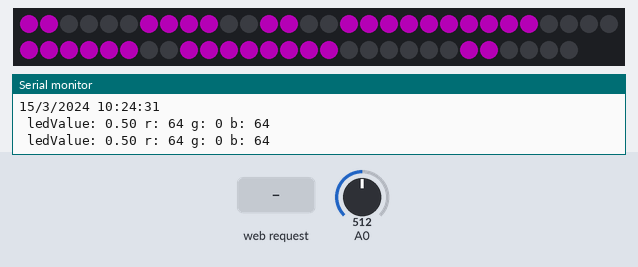
A sketch run on a simulated ESP8266 (NodeMCU). On the bench: 58 RGB LEDs in strip order, left to right, continuing on the next row, the last lines printed to the serial monitor. Inputs (shaded band) come from the test bench; at power-on: A0 = 512. Dim RGB values are drawn brighter than linear; WiFi joins after 1.5 s; servers stay silent unless stated; network time is answered at once with the bench clock; the local clock reads 2024-03-15 10:24:30 at power-on unless the sketch sets it; not simulated (calls return 0 or success): credentials.h.

Above: at 3.2 s.
3.3 s: HTTP request GET /?r=1&g=1&b=1 received
At 4.3 s:
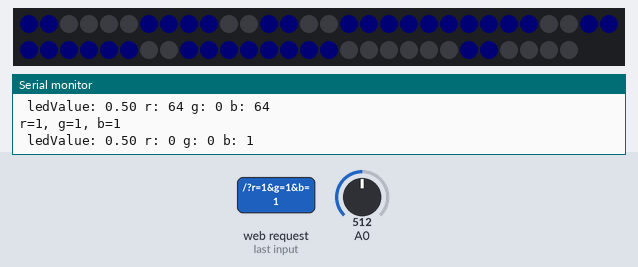
7.3 s: HTTP request GET /?r=120&g=120&b=120 received
At 8.8 s:
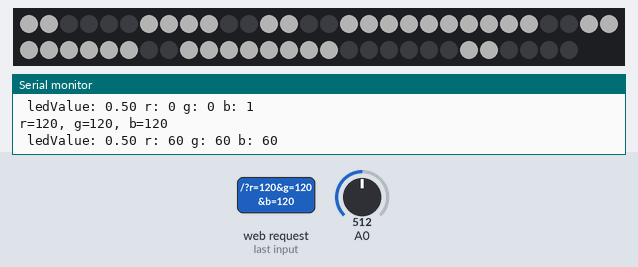
11.3 s: A0 set to 716
14.5 s: A0 set to 900
17.5 s: A0 set to 306
20.5 s: A0 set to 1023
At 21.8 s:
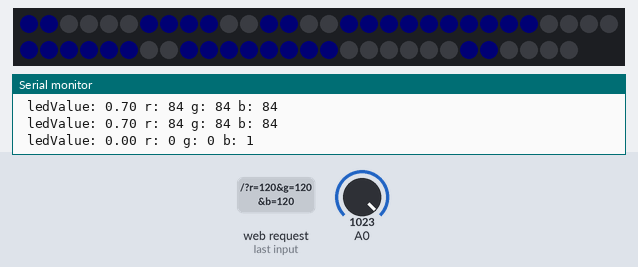
Timing chart, 0 to 23.5 s (numbered marks = the images above; inputs shaded):
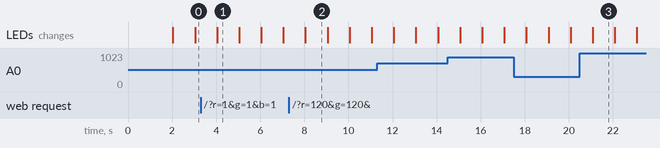

Measured:
- after the input at 3.3 s, the LEDs: change after 0.74 s (image 1)
- after the input at 7.3 s, the LEDs: change after 0.75 s (image 2)
- after the input at 20.5 s, the LEDs: change after 0.58 s (image 3)

The sketch:

clockRTCwods3231.ino
```cpp
#include <NeoPixelBus.h>
#include <ESP8266WiFi.h>
#include <WiFiClient.h>
#include <ESP8266HTTPClient.h>
#include <ESP8266WebServer.h>
#include "credentials.h"
#include <Wire.h>
#include <NTPClient.h>
#include <WiFiUdp.h>

#include <Timezone.h>    // https://github.com/JChristensen/Timezone
// Central European Time (Frankfurt, Paris)
TimeChangeRule CEST = {"CEST", Last, Sun, Mar, 2, 120};     // Central European Summer Time
TimeChangeRule CET = {"CET ", Last, Sun, Oct, 3, 60};       // Central European Standard Time
Timezone CE(CEST, CET);
TimeChangeRule *tcr;

#define NUM_LEDS 58

WiFiUDP ntpUDP;
NTPClient timeClient(ntpUDP);

int tHour = 12;
int tMinute = 34;
int tSecond = 56;

int divisor = 1024;

int DEFAULT_R = 128;
int DEFAULT_G = 0;
int DEFAULT_B = 128;
static int MIN_R = 0;
static int MIN_G = 0;
static int MIN_B = 1;

boolean dot = true;

static const uint8_t D0   = 16;
static const uint8_t D1   = 5;
static const uint8_t D2   = 4;
static const uint8_t D3   = 0;
static const uint8_t D4   = 2;
static const uint8_t D5   = 14;
static const uint8_t D6   = 12;
static const uint8_t D7   = 13;
static const uint8_t D8   = 15;
static const uint8_t D9   = 3;
static const uint8_t D10  = 1;

const uint8_t PixelPin = 3;  // make sure to set this to the correct pin, ignored for Esp8266(set to 3 by default for DMA)
NeoPixelBus<NeoGrbFeature, Neo800KbpsMethod> ledstrip(NUM_LEDS, D4);

const int led = LED_BUILTIN;
int digits[10][7] = {
  {1, 1, 1, 0, 1, 1, 1}, //0
  {1, 0, 0, 0, 1, 0, 0}, //1
  {0, 1, 1, 1, 1, 1, 0}, //2
  {1, 1, 0, 1, 1, 1, 0}, //3
  {1, 0, 0, 1, 1, 0, 1}, //4
  {1, 1, 0, 1, 0, 1, 1}, //5
  {1, 1, 1, 1, 0, 1, 1}, //6
  {1, 0, 0, 0, 1, 1, 0}, //7
  {1, 1, 1, 1, 1, 1, 1}, //8
  {1, 1, 0, 1, 1, 1, 1}, //9
};
int off[7] = {0, 0, 0, 0, 0, 0, 0}; //off

RgbColor pixel = RgbColor((uint8_t)4, (uint8_t)0, (uint8_t)4);
RgbColor pixelOff(0, 0, 0);

ESP8266WebServer server(80);

void setup() {
  Serial.begin(115200);
  pinMode(led, OUTPUT); // Initialize the LED_BUILTIN pin as an output
  digitalWrite(led, LOW);
  Serial.begin(115200);
  connectWifi();
  getInternetTime();
  delay(500);
  ledstrip.Begin();//Begin output
  ledstrip.Show();//Clear the strip for use
  digitalWrite(led, HIGH);
  server.on("/", handleRoot);
  server.on("/t", handleGetTime);
  server.begin();
  timeClient.begin();
}

void loop() {
  server.handleClient();
  int light = analogRead(A0);
  float ledValue = 1 - ((float)light) / ((float)1024);

  Serial.print(" ledValue: ");
  Serial.print(ledValue);

  int rl = DEFAULT_R * ledValue;
  int gl = DEFAULT_G * ledValue;
  int bl = DEFAULT_B * ledValue;
  if (rl < 5) rl = MIN_R;
  if (gl < 5) gl = MIN_G;
  if (bl < 5) bl = MIN_B;

  Serial.print(" r: ");
  Serial.print(rl);
  Serial.print(" g: ");
  Serial.print(gl);
  Serial.print(" b: ");
  Serial.println(bl);

  pixel = RgbColor(rl, gl, bl);

  tSecond++;
  if (tSecond == 60) {
    tSecond = 0;
    tMinute++;
  }
  if (tMinute == 60) {
    tMinute = 0;
    tHour++;
  }
  if (tHour == 24) {
    tHour = 0;
    getInternetTime();
  }

  int d0 = tHour / 10;
  int d1 = tHour % 10;
  int d2 = tMinute / 10;
  int d3 = tMinute % 10;

  digitAt(0, digits[d3]);
  digitAt(1, digits[d2]);
  digitAt(2, digits[d1]);
  digitAt(3, d0==0?off:digits[d0]);

  if (dot) {
    ledstrip.SetPixelColor(28, pixel);
    ledstrip.SetPixelColor(29, pixel);
  } else {
    ledstrip.SetPixelColor(28, pixelOff);
    ledstrip.SetPixelColor(29, pixelOff);
  }
  dot = !dot;
  ledstrip.Show();
  delay(1000);
}

void handleGetTime() {
  getInternetTime();
  server.send(200, "text/html", "ok");
}

void handleRoot() {
  String sr = server.arg("r");
  String sg = server.arg("g");
  String sb = server.arg("b");
  String sl = server.arg("l");
  if (sr != "" && sg != "" && sb != "") {
    DEFAULT_R = server.arg("r").toInt();
    DEFAULT_G = server.arg("g").toInt();
    DEFAULT_B = server.arg("b").toInt();
    Serial.print("r=");Serial.print(DEFAULT_R);
    Serial.print(", g=");Serial.print(DEFAULT_G);
    Serial.print(", b=");Serial.println(DEFAULT_B);
  }
  if (sl != "") {
    divisor = sl.toInt();
    Serial.print("l=");Serial.println(divisor);
  }
  String html = "";
  html+="<!DOCTYPE html><html><head>";
  html+="  <link rel='stylesheet' href='https://stackpath.bootstrapcdn.com/bootstrap/4.3.1/css/bootstrap.min.css'>";
  html+="  <script src='https://cdnjs.cloudflare.com/ajax/libs/jscolor/2.0.4/jscolor.min.js'></script>";
  html+="  <style>input{font-size:48px;}</style></head> ";
  html+="<body>";
  html+="<input onchange='update(this.jscolor)' value=\"ffcc00\" class=\"jscolor {width:800, height:600}\">";
  html+="<br>red: <input id='r'>";
  html+="<br>green:  <input id='g'>";
  html+="<br>blue: <input id='b'>";
  html+="<br>brightness divide by: <input id='l' value='4'>";
  html+="<p id='rect' style='border:1px solid gray; width:161px; height:100px;'> ";
  html+="<p> ";
  html+="<input type='button' onclick='setColor()' value='Apply'> ";
  html+="</p>";
  html+=" ";
  html+="<script>";
  html+="function setColor() {";
  html+="r = document.getElementById('r').value; ";
  html+="g = document.getElementById('g').value; ";
  html+="b = document.getElementById('b').value; ";
  html+="l = document.getElementById('l').value; ";
  html+="window.location.href = \"/?r=\" + Math.round(r) + \"&g=\" + Math.round(g) + \"&b=\" + Math.round(b) + \"&l=\" + Math.round(l) ";
  html+="}";
  html+="function update(jscolor) { ";
  html+="console.log(jscolor.rgb[0]); ";
  html+="console.log(jscolor.rgb[1]); ";
  html+="console.log(jscolor.rgb[2]); ";
  html+="document.getElementById('r').value=jscolor.rgb[0];";
  html+="document.getElementById('g').value=jscolor.rgb[1];";
  html+="document.getElementById('b').value=jscolor.rgb[2];";
  html+="document.getElementById('rect').style.backgroundColor = '#' + jscolor";
  html+="}";
  html+="</script></body></html>";
  server.send(200, "text/html", html);
}

void digitAt(int position, int digit[]) {
  int offset = position * 7 * 2;
  if (position > 1) {
    offset += 2; // colon between numbers
  }
  for (int j = 0; j < 7; j++) {
    ledstrip.SetPixelColor(offset + j * 2, digit[j] == 1 ? pixel : pixelOff);
    ledstrip.SetPixelColor(offset + j * 2 + 1, digit[j] == 1 ? pixel : pixelOff);
  }
}

void connectWifi() {
  WiFi.begin(STASSID, STAPSK);
  WiFi.mode(WIFI_STA);
  while (WiFi.status() != WL_CONNECTED) {
    delay(500);
    Serial.print(".");
  }
  Serial.print("Connected to ");
  Serial.println(STASSID);
  Serial.print("IP address: ");
  Serial.println(WiFi.localIP());
}

void getInternetTime() {
  timeClient.update();
  Serial.print("Got ntp time: ");
  Serial.println(timeClient.getFormattedTime());
  time_t utc = timeClient.getEpochTime();
  time_t local = CE.toLocal(utc, &tcr);
  tHour = hour(local);
  tMinute = minute(local);
  tSecond = second(local);
  Serial.print(day(local));
  Serial.print('/');
  Serial.print(month(local));
  Serial.print('/');
  Serial.print(year(local));
  Serial.print(' ');
  Serial.print(tHour);
  Serial.print(':');
  Serial.print(tMinute);
  Serial.print(':');
  Serial.println(tSecond);
}
```
